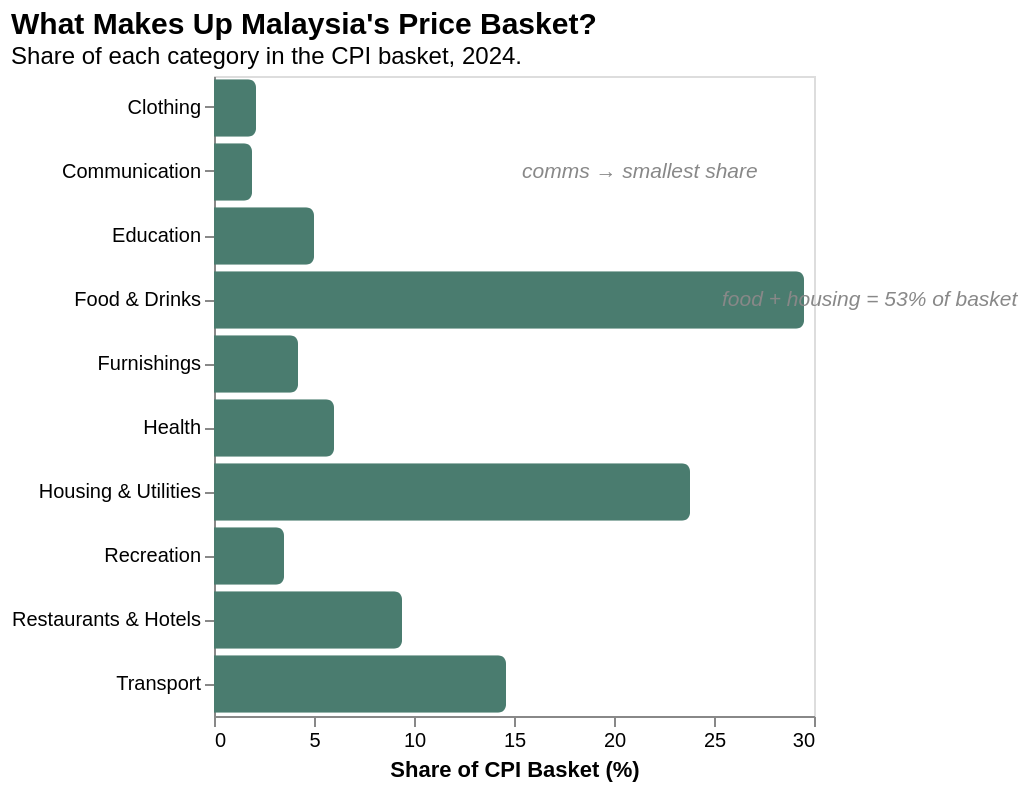

The specification (Vega-Lite) saved for this image:
### Vega-Lite specification from a JSON file in a GitHub repository (floating-point values rounded to 4 significant figures)
{"$schema": "https://vega.github.io/schema/vega-lite/v5.json", "title": {"text": "What Makes Up Malaysia's Price Basket?", "subtitle": "Share of each category in the CPI basket, 2024.", "anchor": "start", "fontSize": 15, "subtitleFontSize": 12}, "width": "container", "height": 320, "layer": [{"data": {"values": [{"category": "Food & Drinks", "weight": 29.5}, {"category": "Housing & Utilities", "weight": 23.8}, {"category": "Transport", "weight": 14.6}, {"category": "Restaurants & Hotels", "weight": 9.4}, {"category": "Health", "weight": 6.0}, {"category": "Education", "weight": 5.0}, {"category": "Furnishings", "weight": 4.2}, {"category": "Recreation", "weight": 3.5}, {"category": "Clothing", "weight": 2.1}, {"category": "Communication", "weight": 1.9}]}, "mark": {"type": "bar", "cornerRadiusEnd": 4}, "encoding": {"y": {"field": "category", "type": "nominal", "sort": "-x", "title": null}, "x": {"field": "weight", "type": "quantitative", "title": "Share of CPI Basket (%)", "axis": {"grid": false}}, "color": {"value": "#4a7c6f"}, "tooltip": [{"field": "category", "title": "Category"}, {"field": "weight", "title": "Basket Share (%)", "format": ".1f"}]}}, {"data": {"values": [{"x": 25, "category": "Food & Drinks", "label": "food + housing = 53% of basket"}, {"x": 15, "category": "Communication", "label": "comms → smallest share"}]}, "mark": {"type": "text", "fontSize": 10.5, "color": "#888", "align": "left", "fontStyle": "italic", "dx": 4}, "encoding": {"x": {"field": "x", "type": "quantitative"}, "y": {"field": "category", "type": "nominal", "sort": "-x"}, "text": {"field": "label"}}}]}
